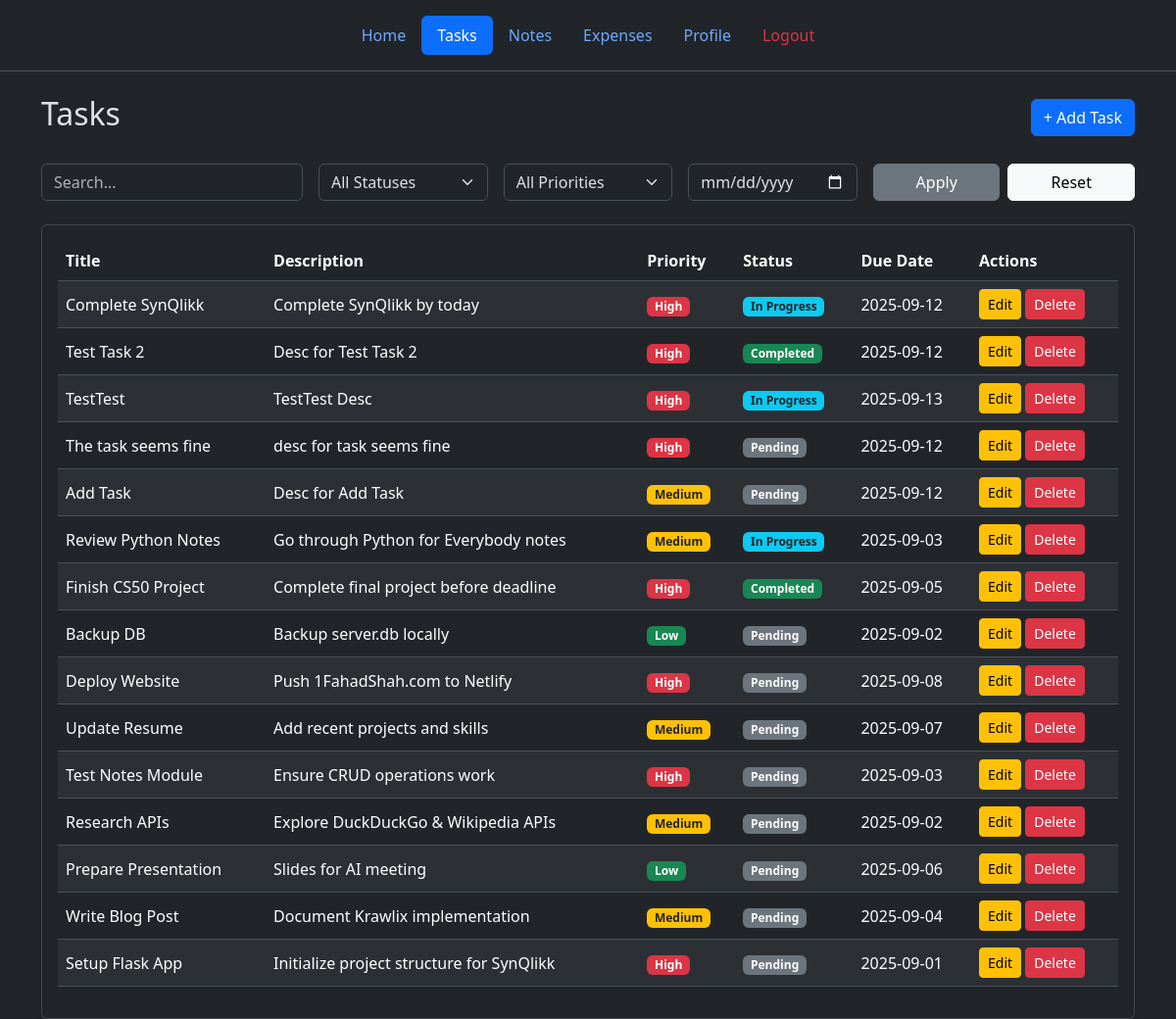
The app's page /tasks (signed in) with its own data.
### tables this page shows
CREATE TABLE tasks (
  id TEXT PRIMARY KEY,            -- UUID v4
  user_id TEXT NOT NULL,
  title TEXT NOT NULL,
  description TEXT,
  due_date TEXT,                  -- ISO 8601 Date or DateTime
  priority INTEGER DEFAULT 2,     -- 1=High, 2=Medium, 3=Low
  status TEXT DEFAULT 'pending',  -- 'pending' or 'done'
  is_deleted INTEGER DEFAULT 0,
  deleted_at TEXT,
  last_modified TEXT DEFAULT (strftime('%Y-%m-%dT%H:%M:%SZ','now')),
  synced INTEGER DEFAULT 0,       -- 0=not synced, 1=synced
  FOREIGN KEY(user_id) REFERENCES users(id)
);

### web/routes.py (the view)
@main_bp.route("/tasks")
@login_required
def tasks_page():
    user_id = session["user_id"]
    db_path = current_app.config["DB_PATH"]
    search_term = request.args.get('q')
    status = request.args.get('status')
    priority = request.args.get('priority')
    due_date = request.args.get('due_date')
    all_tasks = get_tasks(db_path, user_id, search_term, status, priority, due_date)
    return render_template("tasks.html", tasks=all_tasks)

### web/models.py (called while the page is built)
def get_tasks(db_path, user_id, search_term=None, status=None, priority=None, due_date=None):
    query = "SELECT * FROM tasks WHERE user_id=? AND is_deleted=0"
    params = [user_id]
    if search_term:
        query += " AND (title LIKE ? OR description LIKE ?)"
        params.extend([f'%{search_term}%', f'%{search_term}%'])
    if status:
        query += " AND status = ?"
        params.append(status)
    if priority:
        query += " AND priority = ?"
        params.append(priority)
    if due_date:
        query += " AND due_date = ?"
        params.append(due_date)
    query += " ORDER BY last_modified DESC"
    with get_db_connection(db_path) as conn:
        return conn.execute(query, tuple(params)).fetchall()

### web/routes.py (called while the page is built)
def login_required(f):
    @wraps(f)
    def decorated_function(*args, **kwargs):
        if "user_id" not in session:
            flash("Please login to access this page.", "warning")
            return redirect(url_for("auth_bp.login"))
        return f(*args, **kwargs)
    return decorated_function

### web/utils.py (called while the page is built)
def get_db_connection(db_path: str):
    connect = sqlite3.connect(db_path)
    connect.row_factory = sqlite3.Row
    return connect

### web/templates/tasks.html (shortened to what this page needs)
{% extends "base.html" %}
{% block content %}
<div class="container mt-4">
  <div class="d-flex justify-content-between align-items-center mb-4">
    <h2>Tasks</h2>
    <button class="btn btn-primary" data-bs-toggle="modal" data-bs-target="#addTaskModal">
      + Add Task
    </button>
  </div>
  <form method="GET" class="row g-3 mb-4">
    <div class="col-md-3">
      <input type="text" name="q" class="form-control" placeholder="Search..." value="{{ request.args.get('q', '') }}">
    </div>
    <div class="col-md-2">
      <select name="status" class="form-select">
        <option value="">All Statuses</option>
      </select>
    </div>
    <div class="col-md-2">
      <select name="priority" class="form-select">
        <option value="">All Priorities</option>
      </select>
    </div>
    <div class="col-md-2">
      <input type="date" name="due_date" class="form-control" value="{{ request.args.get('due_date', '') }}">
    </div>
    <div class="col-md-3 d-flex gap-2">
      <button class="btn btn-secondary w-50" type="submit">Apply</button>
      <a href="{{ url_for('main_bp.tasks_page') }}" class="btn btn-light w-50">Reset</a>
    </div>
  </form>
  <div class="card shadow-sm">
    <div class="card-body">
      {% if tasks %}
      <div class="table-responsive">
        <table class="table table-striped table-hover align-middle">
          <thead>
            <tr>
              <th>Title</th>
              <th>Description</th>
              <th>Priority</th>
              <th>Status</th>
              <th>Due Date</th>
              <th>Actions</th>
            </tr>
          </thead>
          <tbody>
            {% for task in tasks %}
            <tr>
              <td>{{ task.title }}</td>
              <td>{{ task.description or "-" }}</td>
              <td>
                {% if task.priority == 1 %}
                  <span class="badge bg-danger">High</span>
                {% elif task.priority == 2 %}
                  <span class="badge bg-warning text-dark">Medium</span>
                {% else %}
                  <span class="badge bg-success">Low</span>
                {% endif %}
              </td>
              <td>
                {% if task.status == "completed" %}
                  <span class="badge bg-success">Completed</span>
                {% elif task.status == "in_progress" %}
                  <span class="badge bg-info text-dark">In Progress</span>
                {% else %}
                  <span class="badge bg-secondary">Pending</span>
                {% endif %}
              </td>
              <td>{{ task.due_date or "-" }}</td>
              <td>
                <button class="btn btn-sm btn-warning" data-bs-toggle="modal" data-bs-target="#editTask{{ task.id }}">
                  Edit
                </button>
                <form method="POST" action="{{ url_for('main_bp.remove_task', task_id=task.id) }}" class="d-inline" onsubmit="return confirm('Are you sure you want to delete this task?');">
                  <button type="submit" class="btn btn-sm btn-danger">Delete</button>
                </form>
              </td>
            </tr>
            {% endfor %}
          </tbody>
        </table>
      </div>
      {% else %}
      <p class="text-muted text-center">No tasks available.</p>
      {% endif %}
    </div>
  </div>
</div>
{% endblock %}

### records on screen
tasks: title "Complete SynQlikk", description "Complete SynQlikk by today", priority "High", status "In Progress", due_date "2025-09-12"
tasks: title "Test Task 2", description "Desc for Test Task 2", priority "High", status "Completed", due_date "2025-09-12"
tasks: title "TestTest", description "TestTest Desc", priority "High", status "In Progress", due_date "2025-09-13"
tasks: title "The task seems fine", description "desc for task seems fine", priority "High", status "Pending", due_date "2025-09-12"
tasks: title "Add Task", description "Desc for Add Task", priority "Medium", status "Pending", due_date "2025-09-12"
tasks: title "Review Python Notes", description "Go through Python for Everybody notes", priority "Medium", status "In Progress", due_date "2025-09-03"
tasks: title "Finish CS50 Project", description "Complete final project before deadline", priority "High", status "Completed", due_date "2025-09-05"
tasks: title "Backup DB", description "Backup server.db locally", priority "Low", status "Pending", due_date "2025-09-02"
tasks: title "Deploy Website", description "Push 1FahadShah.com to Netlify", priority "High", status "Pending", due_date "2025-09-08"
tasks: title "Update Resume", description "Add recent projects and skills", priority "Medium", status "Pending", due_date "2025-09-07"
tasks: title "Test Notes Module", description "Ensure CRUD operations work", priority "High", status "Pending", due_date "2025-09-03"
tasks: title "Research APIs", description "Explore DuckDuckGo & Wikipedia APIs", priority "Medium", status "Pending", due_date "2025-09-02"
tasks: title "Prepare Presentation", description "Slides for AI meeting", priority "Low", status "Pending", due_date "2025-09-06"
tasks: title "Write Blog Post", description "Document Krawlix implementation", priority "Medium", status "Pending", due_date "2025-09-04"
tasks: title "Setup Flask App", description "Initialize project structure for SynQlikk", priority "High", status "Pending", due_date "2025-09-01"
